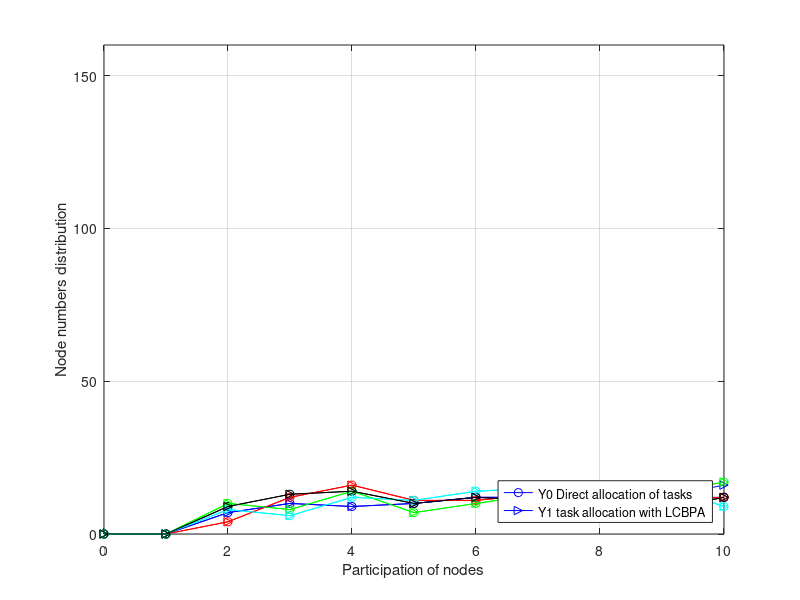

The MATLAB script that drew this image:
% Completion comparison with 
% or without the algoritm.
% Fn = 100
clc;
clear;

x = [0 1 2 3 4 5 6 7 8 9 10];
y010 = [0 0 7 10 9 10 12 12 12 12 12];
y015 = [0 0 4 12 16 11 11 13 10 11 12];
y020 = [0 0 10 8 14 7 10 13 8 13 17];
y025 = [0 0 8 6 12 11 14 15 9 16 9];
y030 = [0 0 9 13 14 10 12 11 11 8 12];
y110 = [0 0 7 10 9 10 12 12 12 12 16];
y115 = [0 0 4 12 16 11 11 13 10 11 12];
y120 = [0 0 10 8 14 7 10 13 8 13 17];
y125 = [0 0 8 6 12 11 14 15 9 16 9];
y130 = [0 0 9 13 14 10 12 11 11 8 12];
% y = [0 0 7 10 9 10 12 12 12 12 12];
% bar(y010,0.5)
figure
 h1=plot(x,y010,'-oblue'); hold on;
    plot(x,y015,'-ored');  hold on;
    plot(x,y020,'-ogreen');hold on;
    plot(x,y025,'-oc');    hold on;
    plot(x,y030,'-oblack'); 
    % ,x,y015,'-ored', x,y020,'-ogreen',x,y025,'-oc',x,y030,'-oblack');

 h2=plot(x,y110,'->blue'); hold on;
    plot(x,y115,'->red');  hold on;
    plot(x,y120,'->green');hold on;
    plot(x,y125,'->c');    hold on;
    plot(x,y130,'->black');
    %,x,y115,'-ored', x,y120,'->green',x,y125,'->c',x,y130,'->black');
 xlabel('Participation of nodes');
 ylabel('Node numbers distribution')
grid on;
legend([h1,h2],'Y0 Direct allocation of tasks','Y1 task allocation with LCBPA','Location','SouthEast');
axis([0,10,0,160]);